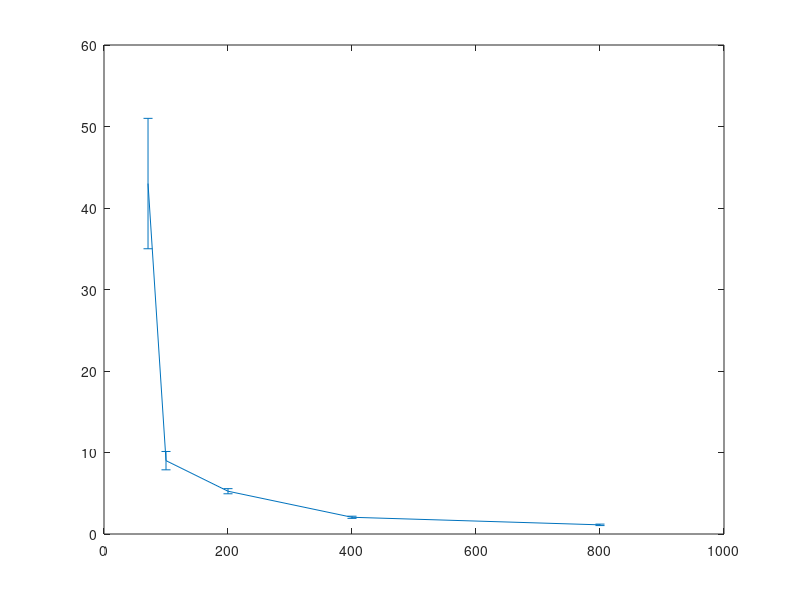

Write MATLAB code to recreate this figure. (Note: this script raises an error after producing the figure.)
V = [71 100 200 400 800];
R = [43 9 5.25 2.0526 1.124];
dR = [8 1.125 0.315 0.133 0.0899];

h = errorbar(V,R,dR);

name='RshuntPlot';
destdir = '../latex/images';
relImgDir = 'images';
ylabrule='0.9cm';
xlab='$V_0$ (V)';
ylab='$\Rshunt$ (m\Omega)';
width='700';
height='500';
makeGraph(name,destdir,relImgDir,xlab,ylab,ylabrule,width,height);
